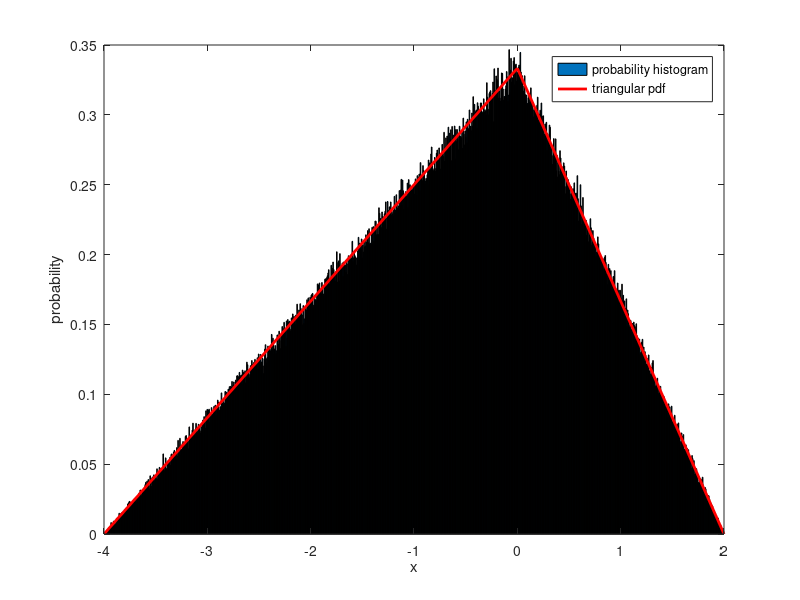

Reproduce this figure in MATLAB.
clear all; clc;

a= -4; 
b= 2;  
h=2/(b-a); 
k1=-h/a;
k2=-h/b; 
 
invcdf=@(s)(sqrt(2*s/k1)+a).*(s<=-a*h/2)+...
    (b-sqrt(2*(s-1)/k2)).*(s>-a*h/2);
 
N=1000000;            
RV=invcdf(rand(1,N)); 
K=1000;                
xx=linspace(a+(b-a)/K/2,b-(b-a)/K/2,K);
n = hist(RV,xx);     
p=K*n/N/(b-a);       
 
x=[a 0 b];
y=[0 h 0];  
 
bar(xx,p,1);
hold on
plot(x,y,'r','linewidth',2);
hold off
xlabel('x');
ylabel('probability');
legend('probability histogram','triangular pdf');
